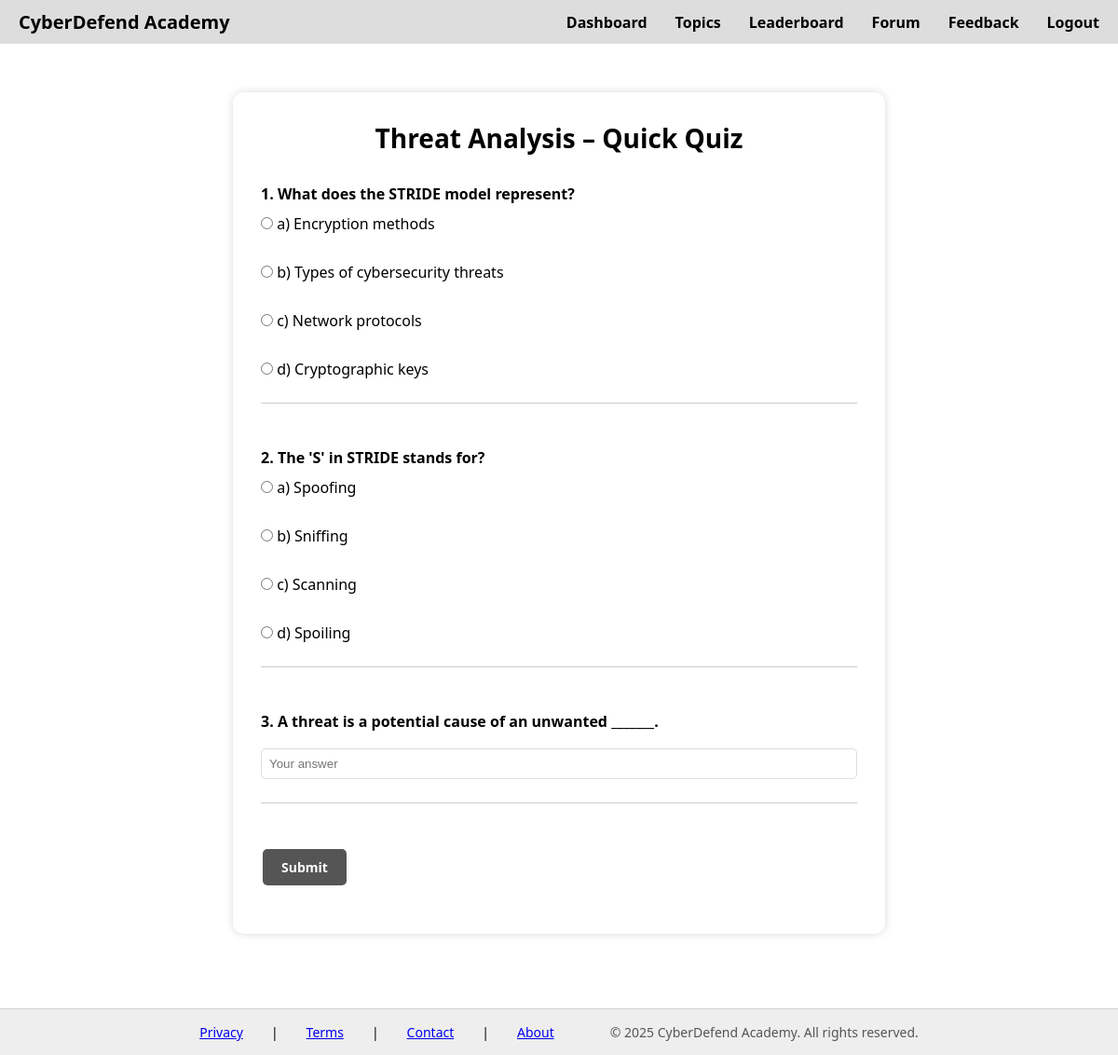
The app's page /CyberDefend/threat_quiz.php with its own data.
### tables this page shows
CREATE TABLE IF NOT EXISTS quiz_questions (
  id int(11) NOT NULL AUTO_INCREMENT,
  topic_id int(11) NOT NULL,
  question_type enum('mcq','fill') NOT NULL DEFAULT 'mcq',
  question text NOT NULL,
  option_a varchar(255) DEFAULT NULL,
  option_b varchar(255) DEFAULT NULL,
  option_c varchar(255) DEFAULT NULL,
  option_d varchar(255) DEFAULT NULL,
  correct_answer varchar(255) DEFAULT NULL,
  explanation text DEFAULT NULL,
  PRIMARY KEY (id),
  KEY topic_id (topic_id)
);

### CyberDefend/threat_quiz.php (the view, shortened to what this page needs)
<?php
require_once 'db.php';
$topic_id = 4;
$questions = [];
$stmt = $conn->prepare("SELECT * FROM quiz_questions WHERE topic_id = ? ORDER BY id ASC");
$stmt->bind_param("i", $topic_id);
$stmt->execute();
$result = $stmt->get_result();
while ($row = $result->fetch_assoc()) {
    $questions[] = $row;
}
?>
<!DOCTYPE html>
<html lang="en">
<head>
  <link rel="stylesheet" href="style.css" />
</head>
<body>
<?php include 'header.php'; ?>
<main>
  <div class="quiz-container">
    <h2>Threat Analysis – Quick Quiz</h2>
    <form id="quizForm">
      <?php
      $qNum = 1;
      foreach ($questions as $q):
        $qid = "q$qNum";
        $type = $q['question_type'];
        $correct = htmlspecialchars(strtolower($q['correct_answer']));
        $explanation = htmlspecialchars($q['explanation']);
      ?>
      <div class="question" data-correct-answer="<?= $correct ?>" data-explanation="<?= $explanation ?>">
        <p><?= $qNum ?>. <?= htmlspecialchars($q['question']) ?></p>
        <?php if ($type === 'mcq'): ?>
          <label><input type="radio" name="<?= $qid ?>" value="a"> a) <?= htmlspecialchars($q['option_a']) ?></label><br>
          <label><input type="radio" name="<?= $qid ?>" value="b"> b) <?= htmlspecialchars($q['option_b']) ?></label><br>
          <label><input type="radio" name="<?= $qid ?>" value="c"> c) <?= htmlspecialchars($q['option_c']) ?></label><br>
          <label><input type="radio" name="<?= $qid ?>" value="d"> d) <?= htmlspecialchars($q['option_d']) ?></label>
        <?php elseif ($type === 'fill'): ?>
          <input type="text" name="<?= $qid ?>" class="quiz-input" placeholder="Your answer">
        <?php endif; ?>
      </div>
      <br>
      <?php
      $qNum++;
      endforeach;
      ?>
      <button type="button" class="btn" onclick="checkAnswers()">Submit</button>
    </form>
  </div>
</main>
<footer>
  <a href="privacy.php">Privacy</a> |
  <a href="terms.php">Terms</a> |
  <a href="contact.php">Contact</a> |
  <a href="about.php">About</a>
</footer>
</body>
</html>

### CyberDefend/style.css (style rules this page uses)
* { margin: 0; padding: 0; box-sizing: border-box; }
body, html { font-family: 'Segoe UI', Tahoma, Geneva, Verdana, sans-serif; height: 100%; display: flex; flex-direction: column; color: black; background: url('images/cyber-security.jpg') no-repeat center center fixed; background-size: cover; }
.btn { padding: 10px 20px; background-color: #555; color: white; text-align: center; text-decoration: none; font-weight: bold; border: none; border-radius: 5px; display: inline-block; font-family: 'Segoe UI', Tahoma, Geneva, Verdana, sans-serif; }
main { flex: 1; padding-bottom: 30px; }
footer { display: flex; justify-content: center; gap: 30px; padding: 15px; background-color: #eee; border-top: 1px solid #ccc; font-size: 14px; position: relative; }
footer::after { content: "© 2025 CyberDefend Academy. All rights reserved."; margin-left: 30px; color: #555; }
.quiz-container { max-width: 700px; margin: 50px auto; padding: 30px; background-color: #fff; border-radius: 12px; box-shadow: 0 0 10px rgba(0, 0, 0, 0.15); }
.quiz-container h2 { text-align: center; font-size: 28px; margin-bottom: 30px; }
.question { margin-bottom: 25px; font-size: 16px; }
.question p { font-weight: bold; margin-bottom: 10px; }
.question label { display: block; margin-bottom: 8px; }
.quiz-input { width: 100%; padding: 8px; margin-top: 8px; border-radius: 5px; border: 1px solid #ddd; }
.btn { padding: 10px 20px; background-color: #555; color: white; text-align: center; text-decoration: none; font-weight: bold; border: none; border-radius: 5px; cursor: pointer; }
html, body { height: 100%; margin: 0; padding: 0; }
.question { margin-bottom: 25px; padding-bottom: 15px; border-bottom: 1px solid #ccc; }
button { padding: 6px 12px; margin: 2px; border: none; border-radius: 6px; cursor: pointer; transition: 0.3s ease; font-size: 14px; }

### records on screen
quiz_questions: question "What does the STRIDE model represent?", option_a "Encryption methods", option_b "Types of cybersecurity threats", option_c "Network protocols", option_d "Cryptographic keys"
quiz_questions: question "The 'S' in STRIDE stands for?", option_a "Spoofing", option_b "Sniffing", option_c "Scanning", option_d "Spoiling"
quiz_questions: question "A threat is a potential cause of an unwanted _______."
